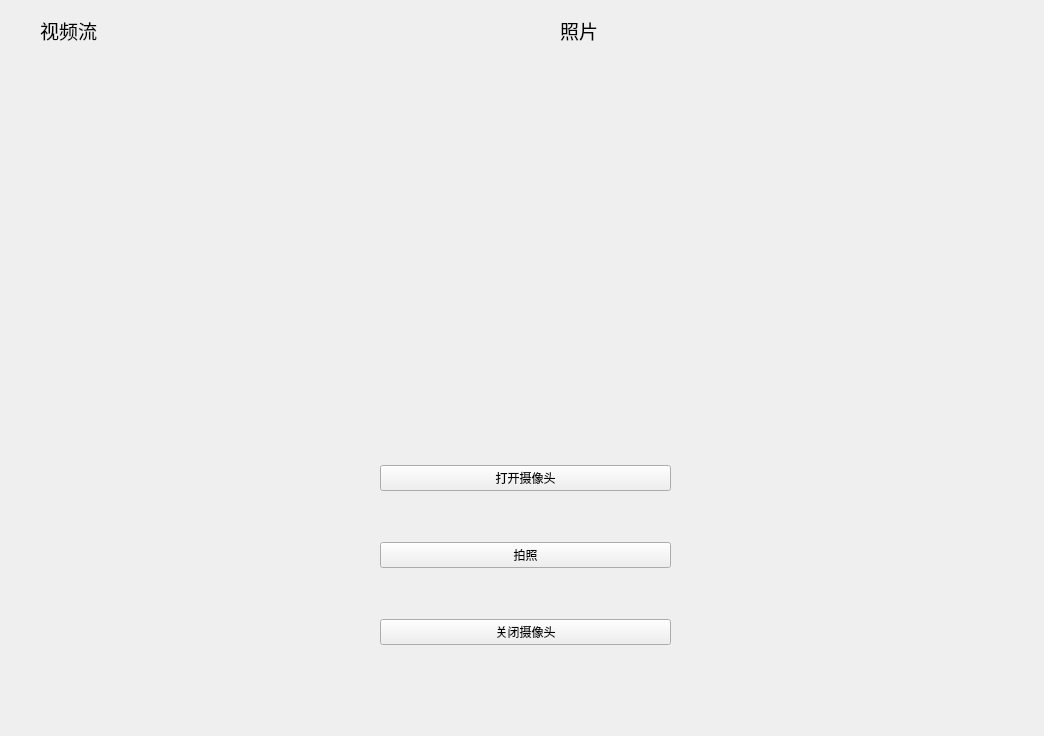
<?xml version="1.0" encoding="UTF-8"?>
<ui version="4.0">
 <class>cameradlg</class>
 <widget class="QWidget" name="cameradlg">
  <property name="geometry">
   <rect>
    <x>0</x>
    <y>0</y>
    <width>1044</width>
    <height>736</height>
   </rect>
  </property>
  <property name="windowTitle">
   <string>Form</string>
  </property>
  <widget class="QWidget" name="widget" native="true">
   <property name="geometry">
    <rect>
     <x>380</x>
     <y>420</y>
     <width>291</width>
     <height>271</height>
    </rect>
   </property>
   <layout class="QVBoxLayout" name="verticalLayout">
    <item>
     <widget class="QPushButton" name="openbtn">
      <property name="text">
       <string>打开摄像头</string>
      </property>
     </widget>
    </item>
    <item>
     <widget class="QPushButton" name="takebtn">
      <property name="text">
       <string>拍照</string>
      </property>
     </widget>
    </item>
    <item>
     <widget class="QPushButton" name="stopbtn">
      <property name="text">
       <string>关闭摄像头</string>
      </property>
     </widget>
    </item>
   </layout>
  </widget>
  <widget class="QLabel" name="vedio">
   <property name="geometry">
    <rect>
     <x>50</x>
     <y>60</y>
     <width>441</width>
     <height>351</height>
    </rect>
   </property>
   <property name="text">
    <string/>
   </property>
  </widget>
  <widget class="QLabel" name="label_2">
   <property name="geometry">
    <rect>
     <x>40</x>
     <y>10</y>
     <width>111</width>
     <height>41</height>
    </rect>
   </property>
   <property name="font">
    <font>
     <family>黑体</family>
     <pointsize>14</pointsize>
    </font>
   </property>
   <property name="text">
    <string>视频流</string>
   </property>
  </widget>
  <widget class="QLabel" name="photo">
   <property name="geometry">
    <rect>
     <x>560</x>
     <y>60</y>
     <width>441</width>
     <height>351</height>
    </rect>
   </property>
   <property name="text">
    <string/>
   </property>
  </widget>
  <widget class="QLabel" name="label_4">
   <property name="geometry">
    <rect>
     <x>560</x>
     <y>10</y>
     <width>111</width>
     <height>41</height>
    </rect>
   </property>
   <property name="font">
    <font>
     <family>黑体</family>
     <pointsize>14</pointsize>
    </font>
   </property>
   <property name="text">
    <string>照片</string>
   </property>
  </widget>
 </widget>
 <resources/>
 <connections/>
</ui>
